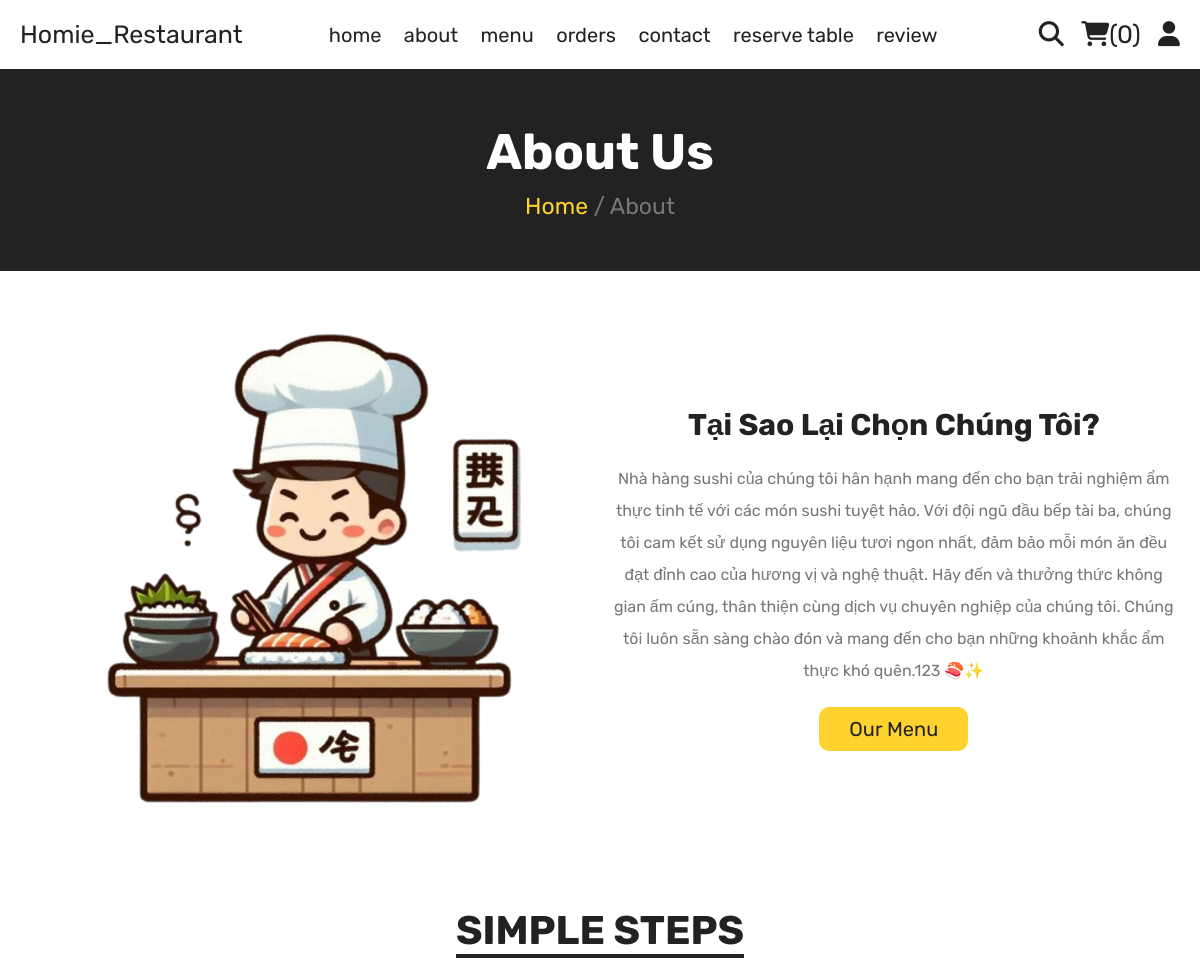
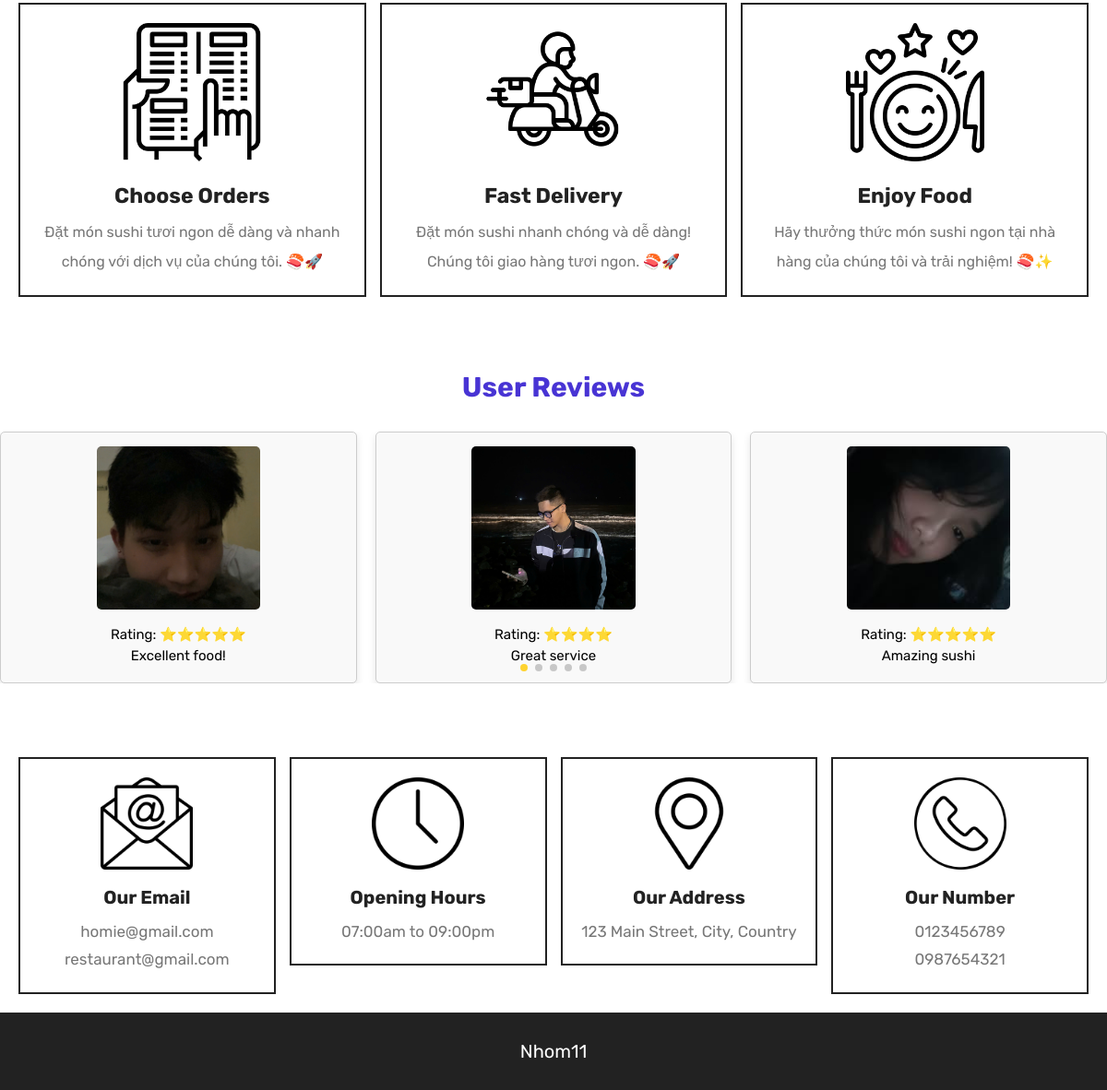
Page /about.php on the committed database (2 pictures, top to bottom).
### tables this page shows
CREATE TABLE `reviews` (
  `id` int(11) NOT NULL AUTO_INCREMENT,
  `user_id` int(11) NOT NULL,
  `rating` int(11) NOT NULL,
  `comment` text NOT NULL,
  `created_at` timestamp NOT NULL DEFAULT CURRENT_TIMESTAMP,
  PRIMARY KEY (`id`)
);

CREATE TABLE `footer` (
   `id` int(11) NOT NULL AUTO_INCREMENT,
   `email1` varchar(255) NOT NULL,
   `email2` varchar(255) NOT NULL,
   `opening_hours` varchar(100) NOT NULL,
   `address` varchar(255) NOT NULL,
   `phone1` varchar(15) NOT NULL,
   `phone2` varchar(15) NOT NULL,
   PRIMARY KEY (`id`)
);

### components/connect.php (called while the page is built, shortened)
<?php
class DatabaseConnections
{
    private $connections = [];
    private $maxRetries = 15;
    public function __construct()
    {
        $this->verifyTables();
    }
    private function initializeConnections()
    {
        $retryCount = 0;
        $options = [
            PDO::ATTR_ERRMODE => PDO::ERRMODE_EXCEPTION,
            PDO::ATTR_TIMEOUT => 60,
            PDO::MYSQL_ATTR_INIT_COMMAND => "SET NAMES utf8mb4",
            PDO::ATTR_PERSISTENT => true
        ];
        while ($retryCount < $this->maxRetries) {
            try {
                $this->connections['user'] = new PDO(
                    'mysql:host=user-db;dbname=user_service;charset=utf8mb4',
                    'root',
                    'root',
                    $options
                );
                $this->connections['product'] = new PDO(
                    'mysql:host=product-db;dbname=product_service;charset=utf8mb4',
                    'root',
                    'root',
                    $options
                );
                $this->connections['order'] = new PDO(
                    'mysql:host=order-db;dbname=order_service;charset=utf8mb4',
                    'root',
                    'root',
                    $options
                );
                $this->connections['content'] = new PDO(
                    'mysql:host=content-db;dbname=content_service;charset=utf8mb4',
                    'root',
                    'root',
                    $options
                );
                return;
            } catch (PDOException $e) {
                sleep(5);
                $retryCount++;
                if ($retryCount == $this->maxRetries) {
                    die('Failed to connect after ' . $this->maxRetries . ' attempts: ' . $e->getMessage());
                }
            }
        }
    }
    private function verifyTables()
    {
        try {
            $contentDb = $this->getConnection('content');
            $stmt = $contentDb->query("SHOW TABLES LIKE 'messages'");
        } catch (PDOException $e) {
            die('Table verification failed: ' . $e->getMessage());
        }
    }
    public function getConnection($service)
    {
        return $this->connections[$service] ?? null;
    }
}
$db = new DatabaseConnections();
?>

### about.php (the view, shortened to what this page needs)
<?php
include 'components/connect.php';
?>
<!DOCTYPE html>
<html lang="en">
<head>
   <link rel="stylesheet" href="https://unpkg.com/swiper@8/swiper-bundle.min.css" />
   <link rel="stylesheet" href="https://cdnjs.cloudflare.com/ajax/libs/font-awesome/6.1.1/css/all.min.css">
   <link rel="stylesheet" href="css/style.css">
</head>
<body>
   <?php include 'components/user_header.php'; ?>
   <div class="heading">
      <h3>About Us</h3>
      <p><a href="home.php">Home</a> <span> / About</span></p>
   </div>
   <section class="about">
      <div class="row">
         <div class="image">
            <img src="images/about-img.png" alt="About Us">
         </div>
         <div class="content">
            <h3>Tại sao lại chọn chúng tôi?</h3>
            <p>Nhà hàng sushi của chúng tôi hân hạnh mang đến cho bạn trải nghiệm
               ẩm thực tinh tế với các món sushi tuyệt hảo. Với đội ngũ đầu bếp tài
               ba, chúng tôi cam kết sử dụng nguyên liệu tươi ngon nhất, đảm bảo
               mỗi món ăn đều đạt đỉnh cao của hương vị và nghệ thuật. Hãy đến và
               thưởng thức không gian ấm cúng, thân thiện cùng dịch vụ chuyên
               nghiệp của chúng tôi. Chúng tôi luôn sẵn sàng chào đón và mang đến
               cho bạn những khoảnh khắc ẩm thực khó quên.123 🍣✨</p>
            <a href="menu.php" class="btn">Our Menu</a>
         </div>
      </div>
   </section>
   <section class="steps">
      <h1 class="title">Simple Steps</h1>
      <div class="box-container">
         <div class="box">
            <img src="images/step-1.png" alt="Choose Orders" />
            <h3>Choose Orders</h3>
            <p>Đặt món sushi tươi ngon dễ dàng và nhanh chóng với dịch vụ của chúng tôi. 🍣🚀</p>
         </div>
         <div class="box">
            <img src="images/step-2.png" alt="Fast Delivery" />
            <h3>Fast Delivery</h3>
            <p>Đặt món sushi nhanh chóng và dễ dàng! Chúng tôi giao hàng tươi ngon. 🍣🚀</p>
         </div>
         <div class="box">
            <img src="images/step-3.png" alt="Enjoy Food" />
            <h3>Enjoy Food</h3>
            <p>Hãy thưởng thức món sushi ngon tại nhà hàng của chúng tôi và trải nghiệm! 🍣✨</p>
         </div>
      </div>
   </section>
   <?php
   $images = [
      'images/pic-1.png',
      'images/pic-2.png',
      'images/pic-3.png',
      'images/pic-4.png',
      'images/pic-5.png',
   ];
   $select_reviews = $db->getConnection('content')->prepare("SELECT * FROM reviews");
   $select_reviews->execute();
   $reviews = $select_reviews->fetchAll(PDO::FETCH_ASSOC);
   ?>
   <section class="reviews">
      <h2>User Reviews</h2>
      <div class="swiper reviews-slider">
         <div class="swiper-wrapper">
            <?php if (count($reviews) > 0): ?>
               <?php foreach ($reviews as $review): ?>
                  <div class="swiper-slide">
                     <div class="review-box">
                        <img src="<?= $images[array_rand($images)]; ?>" alt="Review Image"
                           style="width: 50%; height: auto; border-radius: 5px; margin-bottom: 10px;">
                        <p>Rating: <?= str_repeat('⭐', $review['rating']); ?></p>
                        <p><?= isset($review['comment']) ? htmlspecialchars($review['comment']) : ''; ?></p>
                     </div>
                  </div>
               <?php endforeach; ?>
            <?php else: ?>
               <p>No reviews available.</p>
            <?php endif; ?>
         </div>
         <div class="swiper-pagination"></div>
      </div>
   </section>
   <?php include 'components/footer.php'; ?>
</body>
</html>

### components/user_header.php (shortened to what this page needs)
<?php
if (!isset($connections)) {
   require_once __DIR__ . '/connect.php';
}
if (isset($_SESSION['user_id'])) {
   $user_id = $_SESSION['user_id'];
} else {
   $user_id = '';
}
?>
<header class="header">
   <section class="flex">
      <a href="home.php" class="logo">Homie_Restaurant</a>
      <nav class="navbar">
         <a href="home.php">home</a>
         <a href="about.php">about</a>
         <a href="menu.php">menu</a>
         <a href="orders.php">orders</a>
         <a href="contact.php">contact</a>
         <a href="reserve_table.php">reserve table</a>
         <a href="write_review.php">review</a>
      </nav>
      <div class="icons">
         <?php
         $count_cart_items = $db->getConnection('product')->prepare("SELECT * FROM `cart` WHERE user_id = ?");
         $count_cart_items->execute([$user_id]);
         $total_cart_items = $count_cart_items->rowCount();
         ?>
         <a href="search.php"><i class="fas fa-search"></i></a>
         <a href="cart.php"><i class="fas fa-shopping-cart"></i><span>(<?= $total_cart_items; ?>)</span></a>
         <div id="user-btn" class="fas fa-user"></div>
      </div>
   </section>
</header>

### components/footer.php
<footer class="footer">
   <section class="grid">
      <?php
      try {
         $select_footer = $db->getConnection('content')->prepare("SELECT * FROM `footer` LIMIT 1");
         $select_footer->execute();
         $footer_info = $select_footer->fetch(PDO::FETCH_ASSOC);
      } catch (PDOException $e) {
         $footer_info = null;
         error_log("Footer DB Error: " . $e->getMessage());
      }
      if ($footer_info) {
         ?>
         <div class="box">
            <img src="images/email-icon.png" alt="">
            <h3>Our Email</h3>
            <a
               href="mailto:<?= htmlspecialchars($footer_info['email1']); ?>"><?= htmlspecialchars($footer_info['email1']); ?></a>
            <a
               href="mailto:<?= htmlspecialchars($footer_info['email2']); ?>"><?= htmlspecialchars($footer_info['email2']); ?></a>
         </div>
         <div class="box">
            <img src="images/clock-icon.png" alt="">
            <h3>Opening Hours</h3>
            <p><?= htmlspecialchars($footer_info['opening_hours']); ?></p>
         </div>
         <div class="box">
            <img src="images/map-icon.png" alt="">
            <h3>Our Address</h3>
            <a href="#"><?= htmlspecialchars($footer_info['address']); ?></a>
         </div>
         <div class="box">
            <img src="images/phone-icon.png" alt="">
            <h3>Our Number</h3>
            <a
               href="tel:<?= htmlspecialchars($footer_info['phone1']); ?>"><?= htmlspecialchars($footer_info['phone1']); ?></a>
            <a
               href="tel:<?= htmlspecialchars($footer_info['phone2']); ?>"><?= htmlspecialchars($footer_info['phone2']); ?></a>
         </div>
         <?php
      } else {
         echo '<p>No footer information available.</p>';
      }
      ?>
   </section>
   <div class="credit">Nhom11</div>
</footer>

### css/style.css (style rules this page uses)
:root { --yellow: #fed330; --red: #e74c3c; --white: #fff; --black: #222; --light-color: #777; --border: 0.2rem solid var(--black); }
h1 { text-align: center; margin-bottom: 20px; }
h1 { text-align: center; margin-bottom: 20px; font-size: 2.5rem; }
.review-box { background-color: #f9f9f9; border: 1px solid #ccc; border-radius: 10px; padding: 30px; text-align: center; transition: transform 0.3s; box-shadow: 0 4px 8px rgba(0, 0, 0, 0.1); }
.review-box p { margin: 15px 0; font-size: 1.5rem; }
.reviews { padding: 60px 0; }
.reviews h2 { text-align: center; font-size: 3rem; margin-bottom: 30px; color: #4834d4; }
* { font-family: "Rubik", sans-serif; margin: 0; padding: 0; box-sizing: border-box; outline: none; border: none; text-decoration: none; }
html { font-size: 62.5%; overflow-x: hidden; scroll-behavior: smooth; stop-opacity: 7rem; }
section { margin: 0 auto; max-width: 1200px; padding: 2rem; }
.title { text-align: center; margin-bottom: 2.5rem; font-size: 4rem; color: var(--black); text-transform: uppercase; text-decoration: underline; text-underline-offset: 1rem; }
.heading { display: flex; align-items: center; justify-content: center; gap: 1rem; flex-flow: column; background-color: var(--black); min-height: 20rem; }
.heading h3 { font-size: 5rem; color: var(--white); text-transform: capitalize; }
.heading p { font-size: 2.3rem; color: var(--light-color); }
.heading p a { color: var(--yellow); }
.btn, .delete-btn { margin-top: 1rem; display: inline-block; font-size: 2rem; padding: 1rem 3rem; cursor: pointer; text-transform: capitalize; transition: 0.2s linear; border-radius: 10px; }
.btn { background-color: var(--yellow); color: var(--black); }
.header { position: sticky; top: 0; left: 0; right: 0; z-index: 1000; background-color: var(--white); border-bottom: var(--border); }
.header .flex { display: flex; align-items: center; justify-content: space-between; position: relative; }
.header .flex .logo { font-size: 2.5rem; color: var(--black); }
.header .flex .navbar a { font-size: 2rem; color: var(--black); margin: 0 1rem; }
.header .flex .icons > * { margin-left: 1.5rem; font-size: 2.5rem; color: var(--black); cursor: pointer; }
.header .flex .icons { position: relative; }
.about .row { display: flex; align-items: center; flex-wrap: wrap; gap: 1.5rem; }
.about .row .image { flex: 1 1 40rem; }
.about .row .image img { width: 100%; }
.about .row .content { flex: 1 1 40rem; text-align: center; }
.about .row .content h3 { font-size: 3rem; color: var(--black); text-transform: capitalize; margin-bottom: 1rem; }
.about .row .content p { padding: 1rem 0; line-height: 2; font-size: 1.6rem; color: var(--light-color); }
.steps .box-container { display: grid; grid-template-columns: repeat(auto-fit, minmax(30rem, 1fr)); gap: 1.5rem; align-items: flex-start; }
.steps .box-container .box { text-align: center; border: var(--border); padding: 2rem; }
.steps .box-container .box img { height: 15rem; width: 100%; object-fit: contain; margin-bottom: 1rem; }
.steps .box-container .box h3 { font-size: 2.3rem; margin: 1rem 0; color: var(--black); text-transform: capitalize; }
.steps .box-container .box p { line-height: 2; font-size: 1.6rem; color: var(--light-color); }
.review-box { border: 1px solid #ccc; padding: 15px; border-radius: 5px; background-color: #f9f9f9; }
.review-box p { margin: 5px 0; }
.footer .grid { display: grid; grid-template-columns: repeat(auto-fit, minmax(27rem, 1fr)); gap: 1.5rem; align-items: flex-start; }
.footer .grid .box { border: var(--border); padding: 2rem; text-align: center; }
.footer .grid .box img { height: 10rem; width: 100%; object-fit: contain; margin-bottom: 0.5rem; }
.footer .grid .box h3 { margin: 1rem 0; font-size: 2rem; color: var(--black); text-transform: capitalize; }
.footer .grid .box p, .footer .grid .box a { display: block; font-size: 1.7rem; color: var(--light-color); line-height: 1.8; }
.credit { padding: 3rem 2rem; text-align: center; background-color: var(--black); color: var(--white); font-size: 2rem; text-transform: capitalize; }

### rows in the picture
reviews: shows a picture, rating "⭐⭐⭐⭐⭐", comment "Excellent food!"
reviews: shows a picture, rating "⭐⭐⭐⭐", comment "Great service"
reviews: shows a picture, rating "⭐⭐⭐⭐⭐", comment "Amazing sushi"
footer: email1 "homie@gmail.com", email2 "restaurant@gmail.com", opening_hours "07:00am to 09:00pm", address "123 Main Street, City, Country", phone1 "0123456789", phone2 "0987654321"

### other values in the picture
$total_cart_items "0"
